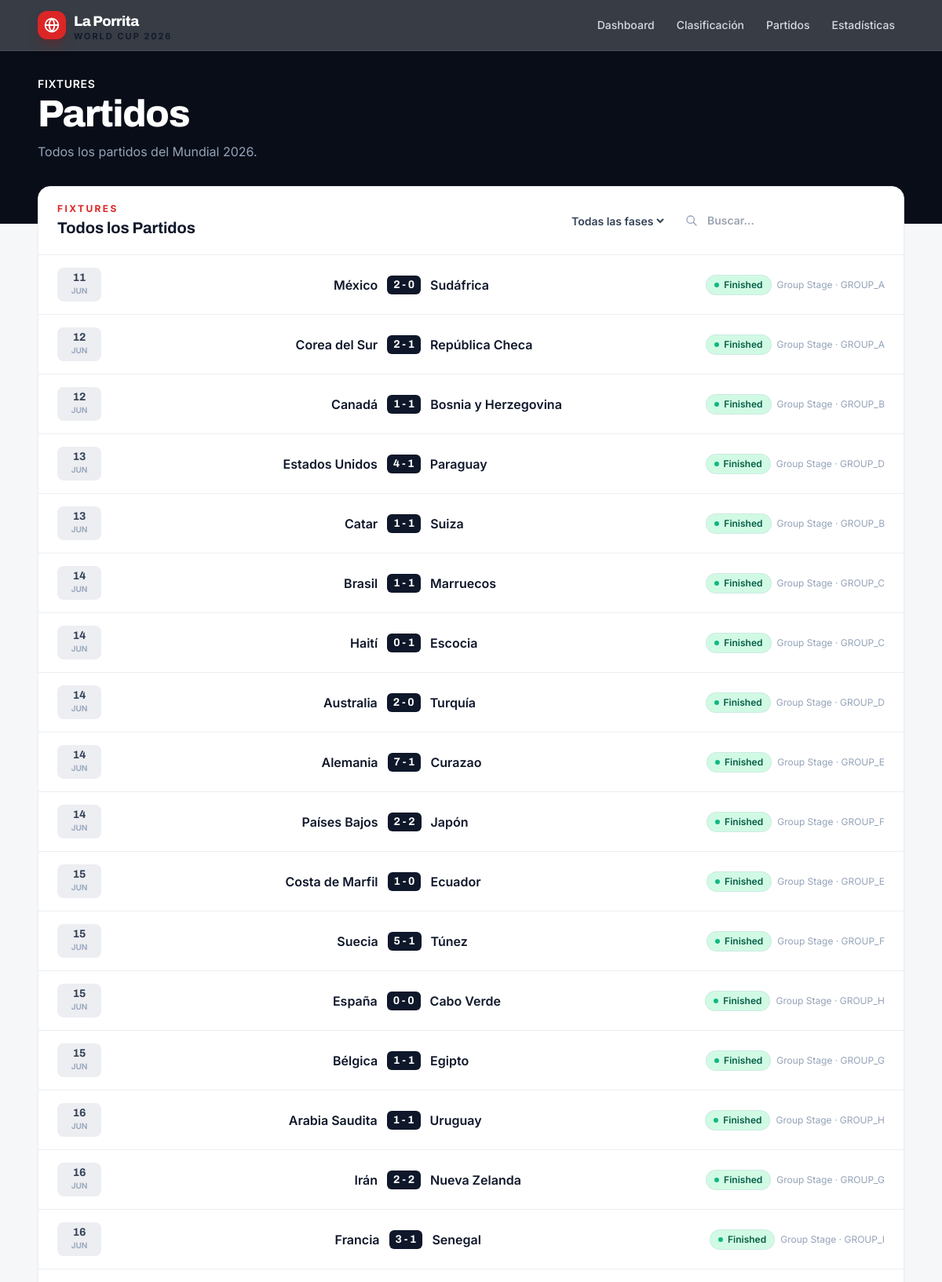
The page /matches/ (upper part) on the database its author committed.
### pool/models.py (models this page shows, shortened)
class Match(models.Model):
    STAGE_CHOICES = [
        ("GROUP_STAGE", "Group Stage"),
        ("ROUND_OF_16", "Round of 16"),
        ("QUARTER_FINALS", "Quarter Finals"),
        ("SEMI_FINALS", "Semi Finals"),
        ("THIRD_PLACE", "Third Place"),
        ("FINAL", "Final"),
    ]
    STATUS_CHOICES = [
        ("SCHEDULED", "Scheduled"),
        ("TIMED", "Timed"),
        ("IN_PLAY", "In Play"),
        ("PAUSED", "Half Time"),
        ("FINISHED", "Finished"),
        ("POSTPONED", "Postponed"),
        ("CANCELLED", "Cancelled"),
    ]
    home_team = models.ForeignKey(
        Team, on_delete=models.CASCADE, related_name="home_matches", verbose_name="Home Team"
    )
    away_team = models.ForeignKey(
        Team, on_delete=models.CASCADE, related_name="away_matches", verbose_name="Away Team"
    )
    home_goals = models.PositiveIntegerField(null=True, blank=True, verbose_name="Home Goals")
    away_goals = models.PositiveIntegerField(null=True, blank=True, verbose_name="Away Goals")
    match_date = models.DateTimeField(verbose_name="Match Date")
    stage = models.CharField(
        max_length=20, choices=STAGE_CHOICES, default="GROUP_STAGE", verbose_name="Stage"
    )
    group_name = models.CharField(max_length=5, blank=True, verbose_name="Group")
    matchday = models.PositiveIntegerField(null=True, blank=True, verbose_name="Matchday")
    status = models.CharField(
        max_length=20, choices=STATUS_CHOICES, default="SCHEDULED", verbose_name="Status"
    )
    api_match_id = models.PositiveIntegerField(unique=True, null=True, blank=True, verbose_name="API ID")
    thesportsdb_event_id = models.PositiveIntegerField(null=True, blank=True, verbose_name="TheSportsDB Event ID")
    last_synced = models.DateTimeField(null=True, blank=True, verbose_name="Last Synced")
    last_goals_synced = models.DateTimeField(null=True, blank=True, verbose_name="Last Goals Synced")
    created_at = models.DateTimeField(auto_now_add=True)
    updated_at = models.DateTimeField(auto_now=True)
    class Meta:
        ordering = ["match_date"]
        verbose_name = "Match"
        verbose_name_plural = "Matches"

class Team(models.Model):
    name = models.CharField(max_length=100, verbose_name="Name")
    abbreviation = models.CharField(max_length=10, verbose_name="Abbreviation")
    group = models.CharField(max_length=2, verbose_name="Group")
    group_position = models.PositiveIntegerField(verbose_name="Group Position")
    flag_emoji = models.CharField(max_length=10, blank=True, verbose_name="Flag Emoji")
    fifa_code = models.CharField(max_length=10, blank=True, verbose_name="FIFA Code")
    class Meta:
        ordering = ["group", "group_position"]
        verbose_name = "Team"
        verbose_name_plural = "Teams"

### pool/views.py (the view)
# urls.py: path("matches/", views.matches, name="matches"),
def matches(request):
    stage = request.GET.get("stage", "all")
    search = request.GET.get("search", "")
    matches_queryset = Match.objects.select_related("home_team", "away_team")
    if stage != "all":
        matches_queryset = matches_queryset.filter(stage=stage)
    if search:
        matches_queryset = matches_queryset.filter(
            home_team__name__icontains=search
        ) | matches_queryset.filter(
            away_team__name__icontains=search
        )
    return render(request, "pool/matches.html", {
        "matches": matches_queryset,
        "current_stage": stage,
        "search": search,
    })

### templates/pool/matches.html (shortened to what this page needs)
{% extends "base.html" %}
{% block content %}
<section class="bg-ink-950 text-white">
    <div class="max-w-6xl mx-auto px-4 sm:px-6 pt-8 pb-20">
        <p class="text-brand-400 font-semibold text-sm uppercase tracking-wider mb-1">Fixtures</p>
        <h1 class="font-heading font-extrabold text-4xl sm:text-5xl tracking-tight">Partidos</h1>
        <p class="mt-3 text-ink-400 max-w-2xl">Todos los partidos del Mundial 2026.</p>
    </div>
</section>
<section class="max-w-6xl mx-auto px-4 sm:px-6 -mt-12 relative z-10 pb-8">
    <div class="bg-white rounded-2xl border border-ink-100 shadow-sm overflow-hidden">
        <div class="flex flex-col sm:flex-row sm:items-center sm:justify-between gap-4 px-5 sm:px-6 py-5 border-b border-ink-100">
            <div>
                <p class="text-xs font-bold uppercase tracking-[0.2em] text-brand-600">Fixtures</p>
                <h2 class="mt-0.5 font-heading font-bold text-xl text-ink-900">Todos los Partidos</h2>
            </div>
            <div class="flex flex-wrap gap-3">
                <select id="stage-filter" class="rounded-xl border-ink-200 bg-white text-sm font-semibold text-ink-700 focus:ring-brand-500 focus:border-brand-500"
                        hx-get="{% url 'pool:htmx_matches' %}"
                        hx-target="#matches-list"
                        hx-trigger="change"
                        hx-include="[name='stage'],[name='search']"
                        name="stage">
                    <option value="all">Todas las fases</option>
                </select>
                <div class="relative">
                    <svg class="absolute left-3 top-1/2 -translate-y-1/2 w-4 h-4 text-ink-400" fill="none" viewBox="0 0 24 24" stroke="currentColor"><path stroke-linecap="round" stroke-linejoin="round" stroke-width="2" d="M21 21l-6-6m2-5a7 7 0 11-14 0 7 7 0 0114 0z"/></svg>
                    <input type="text" id="search-match" placeholder="Buscar..."
                           class="w-full rounded-xl border-ink-200 bg-white pl-10 pr-4 py-2 text-sm font-semibold text-ink-700 focus:ring-brand-500 focus:border-brand-500"
                           hx-get="{% url 'pool:htmx_matches' %}"
                           hx-target="#matches-list"
                           hx-trigger="keyup changed delay:300ms"
                           hx-include="[name='stage'],[name='search']"
                           name="search">
                </div>
            </div>
        </div>
        <div id="matches-list" class="divide-y divide-ink-100">
            {% for match in matches %}
            <div class="px-4 sm:px-6 py-4 hover:bg-ink-50/70 transition-colors cursor-pointer"
                 hx-get="{% url 'pool:htmx_match_predictions' match.pk %}"
                 hx-target="#predictions-container"
                 hx-indicator="#loading-indicator">
                <div class="grid grid-cols-[auto_1fr_auto] items-center gap-x-3 sm:gap-x-6">
                    <div class="flex flex-col items-center justify-center w-12 sm:w-14 py-1.5 rounded-lg bg-ink-100 text-ink-700">
                        <span class="font-heading font-bold text-sm leading-none tabular">{{ match.match_date|date:"d" }}</span>
                        <span class="text-[10px] font-semibold uppercase text-ink-400 mt-0.5">{{ match.match_date|date:"M" }}</span>
                    </div>
                    <div class="flex items-center justify-center gap-2 sm:gap-3 min-w-0">
                        <span class="flex-1 text-right truncate font-semibold text-ink-900 text-sm sm:text-base">{{ match.home_team.name }}</span>
                        <span class="shrink-0 px-2 py-0.5 rounded-md bg-ink-900 text-white font-heading font-bold text-xs sm:text-sm tabular">
                            {% if match.home_goals is not None %}{{ match.home_goals }} - {{ match.away_goals }}{% else %}vs{% endif %}
                        </span>
                        <span class="flex-1 text-left truncate font-semibold text-ink-900 text-sm sm:text-base">{{ match.away_team.name }}</span>
                    </div>
                    <div class="flex items-center gap-2">
                        <span class="inline-flex items-center gap-1.5 px-2.5 py-1 rounded-full text-xs font-semibold ring-1
                            {% if match.status == 'FINISHED' %}bg-emerald-100 text-emerald-800 ring-emerald-600/20
                            {% elif match.status == 'IN_PLAY' %}bg-amber-100 text-amber-800 ring-amber-600/20
                            {% else %}bg-ink-100 text-ink-600 ring-ink-500/20{% endif %}">
                            <span class="w-1.5 h-1.5 rounded-full
                                {% if match.status == 'FINISHED' %}bg-emerald-500
                                {% elif match.status == 'IN_PLAY' %}bg-amber-500
                                {% else %}bg-ink-400{% endif %}"></span>
                            {{ match.get_status_display }}
                        </span>
                        <span class="text-xs text-ink-400 hidden sm:inline">{{ match.get_stage_display }}{% if match.group_name %} · {{ match.group_name }}{% endif %}</span>
                    </div>
                </div>
            </div>
            {% empty %}
            <div class="px-6 py-16 text-center text-ink-400 text-sm">No hay partidos disponibles</div>
            {% endfor %}
        </div>
    </div>
</section>
{% endblock %}

### templates/base.html (style rules this page uses)
html { scroll-behavior: smooth; }
body { font-feature-settings: "cv11", "ss01"; }
.tabular { font-variant-numeric: tabular-nums; }

### rows shown on the page
Match: match_date "11", match_date "JUN", home_team.name "México", home_goals "2", away_goals "0", away_team.name "Sudáfrica", status "Finished", stage "Group Stage", group_name "GROUP_A"
Match: match_date "12", match_date "JUN", home_team.name "Corea del Sur", home_goals "2", away_goals "1", away_team.name "República Checa", status "Finished", stage "Group Stage", group_name "GROUP_A"
Match: match_date "12", match_date "JUN", home_team.name "Canadá", home_goals "1", away_goals "1", away_team.name "Bosnia y Herzegovina", status "Finished", stage "Group Stage", group_name "GROUP_B"
Match: match_date "13", match_date "JUN", home_team.name "Estados Unidos", home_goals "4", away_goals "1", away_team.name "Paraguay", status "Finished", stage "Group Stage", group_name "GROUP_D"
Match: match_date "13", match_date "JUN", home_team.name "Catar", home_goals "1", away_goals "1", away_team.name "Suiza", status "Finished", stage "Group Stage", group_name "GROUP_B"
Match: match_date "14", match_date "JUN", home_team.name "Brasil", home_goals "1", away_goals "1", away_team.name "Marruecos", status "Finished", stage "Group Stage", group_name "GROUP_C"
Match: match_date "14", match_date "JUN", home_team.name "Haití", home_goals "0", away_goals "1", away_team.name "Escocia", status "Finished", stage "Group Stage", group_name "GROUP_C"
Match: match_date "14", match_date "JUN", home_team.name "Australia", home_goals "2", away_goals "0", away_team.name "Turquía", status "Finished", stage "Group Stage", group_name "GROUP_D"
Match: match_date "14", match_date "JUN", home_team.name "Alemania", home_goals "7", away_goals "1", away_team.name "Curazao", status "Finished", stage "Group Stage", group_name "GROUP_E"
Match: match_date "14", match_date "JUN", home_team.name "Países Bajos", home_goals "2", away_goals "2", away_team.name "Japón", status "Finished", stage "Group Stage", group_name "GROUP_F"
Match: match_date "15", match_date "JUN", home_team.name "Costa de Marfil", home_goals "1", away_goals "0", away_team.name "Ecuador", status "Finished", stage "Group Stage", group_name "GROUP_E"
Match: match_date "15", match_date "JUN", home_team.name "Suecia", home_goals "5", away_goals "1", away_team.name "Túnez", status "Finished", stage "Group Stage", group_name "GROUP_F"
Match: match_date "15", match_date "JUN", home_team.name "España", home_goals "0", away_goals "0", away_team.name "Cabo Verde", status "Finished", stage "Group Stage", group_name "GROUP_H"
Match: match_date "15", match_date "JUN", home_team.name "Bélgica", home_goals "1", away_goals "1", away_team.name "Egipto", status "Finished", stage "Group Stage", group_name "GROUP_G"
Match: match_date "16", match_date "JUN", home_team.name "Arabia Saudita", home_goals "1", away_goals "1", away_team.name "Uruguay", status "Finished", stage "Group Stage", group_name "GROUP_H"
Match: match_date "16", match_date "JUN", home_team.name "Irán", home_goals "2", away_goals "2", away_team.name "Nueva Zelanda", status "Finished", stage "Group Stage", group_name "GROUP_G"
Match: match_date "16", match_date "JUN", home_team.name "Francia", home_goals "3", away_goals "1", away_team.name "Senegal", status "Finished", stage "Group Stage", group_name "GROUP_I"
